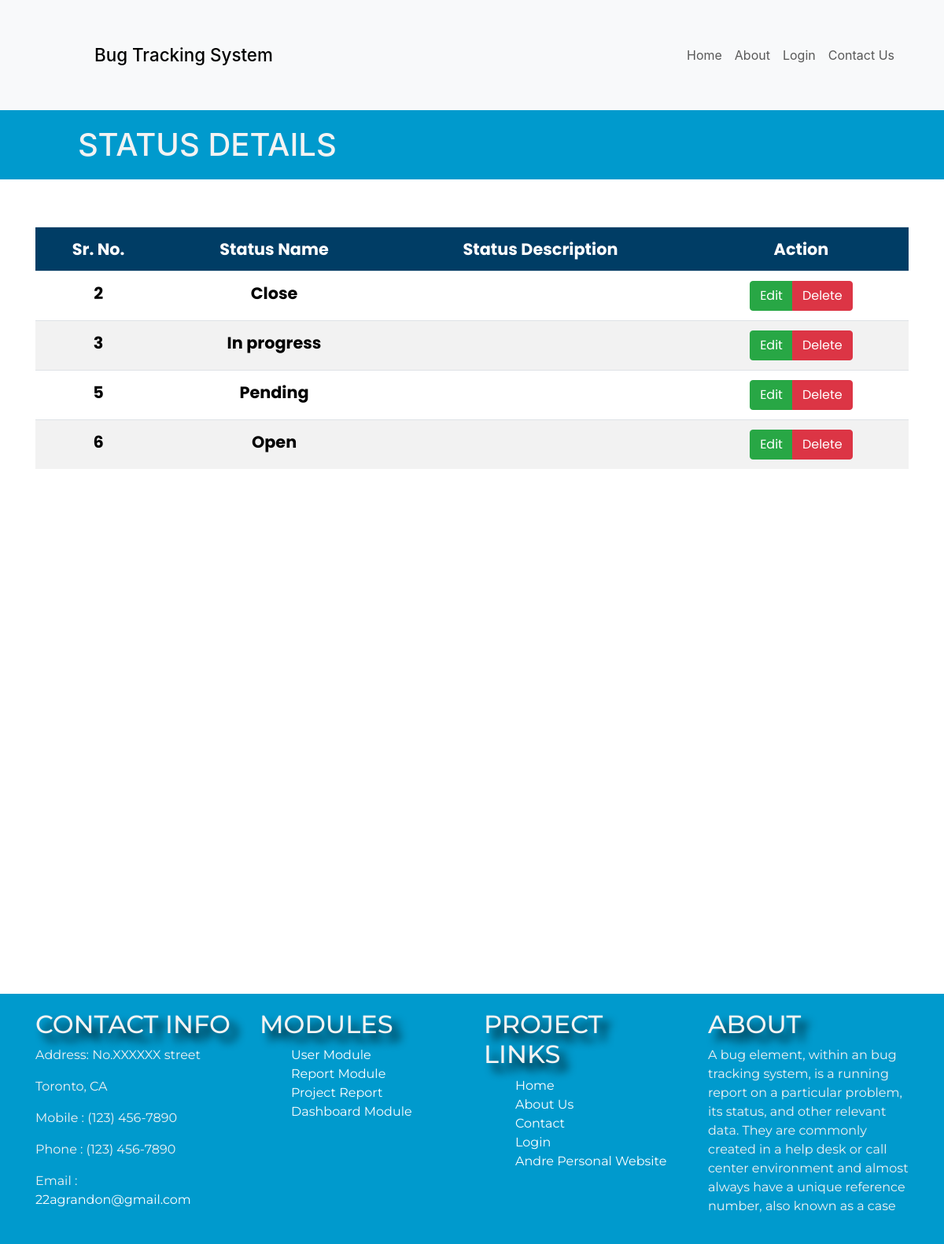
The page /listings/statuslisting on the database its author committed.
### listings/models.py (models this page shows, shortened)
class Status(models.Model):
    status_id = models.AutoField(primary_key=True)
    status_title = models.CharField(max_length=255, default = '',)
    status_description = models.CharField(max_length=255, default = '',blank=True)

### listings/views.py (the view)
# urls.py: path('statuslisting',views.statuslist,name='statuslisting'),
def statuslist(request):
    statuslist = Status.objects.all()
    print("------------------------------------------")
    for i in statuslist:
        print(i.status_id)
    print("------------------------------------------")
    return render(request,'listings/statusdetails.html',{'statuslist':statuslist})

### listings/templates/listings/statusdetails.html (shortened to what this page needs)
{% extends 'base.html' %}
{% block content %}
    <div class="banner">
      <h1 id='bannerLogo'>STATUS DETAILS</h1>
    </div>
 <div id='listingadd' class="container">
		<div class="row">
		  <div class="col-lg-12">
			<form name="frm" action="" method="post">
			  <section class="panel">
				  <table class="table table-striped table-advance table-hover" style="color:#000000">
				   <tbody>
					  <tr class="bg-primary">
						<th style="background-color:#003d65; color:#FFFFFF;">Sr. No.</th>
						<th style="background-color:#003d65; color:#FFFFFF;">Status Name</th>
						<th style="background-color:#003d65; color:#FFFFFF;">Status Description</th>
						<th style="background-color:#003d65; color:#FFFFFF;"> Action</th>
					  </tr>
					  {% for i in statuslist %}
            <tr>
              <td>{{i.status_id}}</td>
              <td>{{i.status_title}}</td>
              <td>{{i.status_description}}</td>
              <td>
                <div class="btn-group">
                   <a href="{% url 'listings:update_status' i.status_id %}" class="btn btn-success">Edit</a>
                  <a class="delete-dialog btn btn-danger"  method="POST" href="{% url 'listings:delete_status' i.status_id%}">Delete</a>
                </div>
                </td>
            </tr>
					  {% endfor %}
				   </tbody>
				</table>
			  </section>
			 </form>
		  </div>
	  </div>
	</div>
{% endblock content %}

### static/bugtracker/css/master.css (style rules this page uses)
form { padding-top: 52px; padding-bottom: -100px; text-align: center; font-size: 1.3em; font-weight: bold; color: black; font-family: 'Poppins', sans-serif; }
#listingadd { padding-bottom: 651px; }
a:link { color: white; background: url(<i class="fas fa-angle-right"></i>) no-repeat 0 0; }
.banner { background-color: #009ACD; color: #f3f3f3; line-height: 100px; padding-left: 79px; }
#bannerLogo { padding:20px; }
a { color: white; }
* { box-sizing: border-box; }
.row::after { content:none; clear: both; display: table; }
html, body { max-width: 100%; overflow-x: hidden; }

### rows shown on the page
Status: status_id "2", status_title "Close"
Status: status_id "3", status_title "In progress"
Status: status_id "5", status_title "Pending"
Status: status_id "6", status_title "Open"
